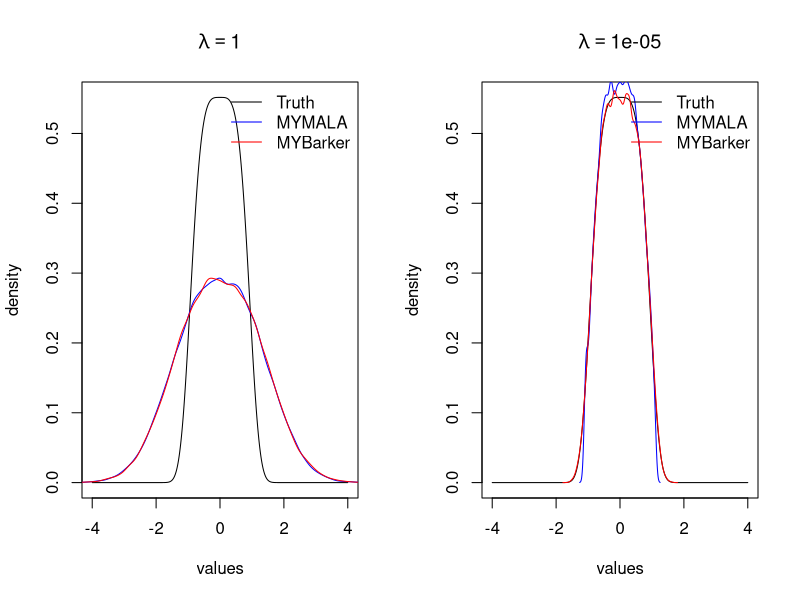
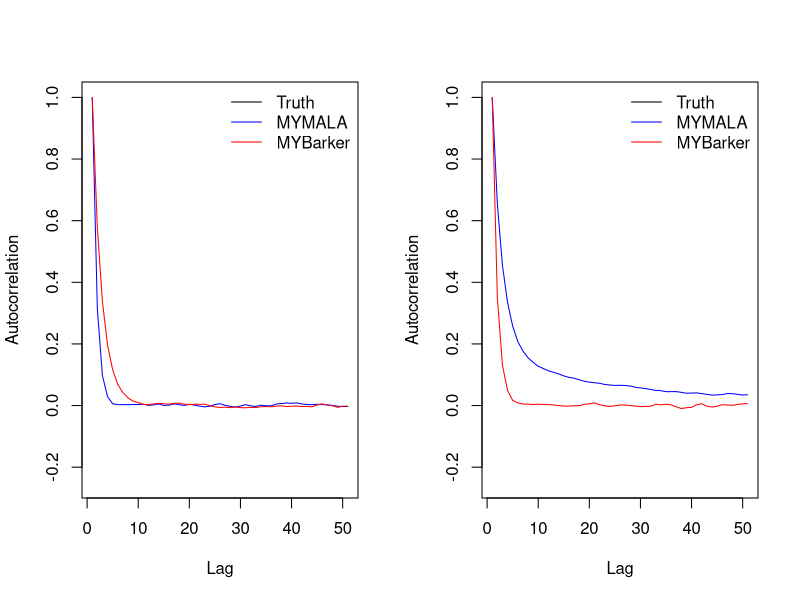
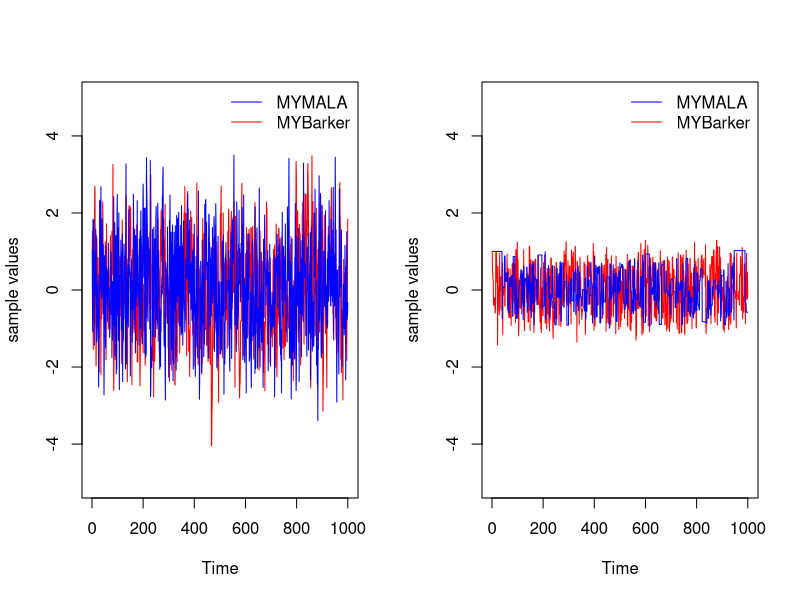
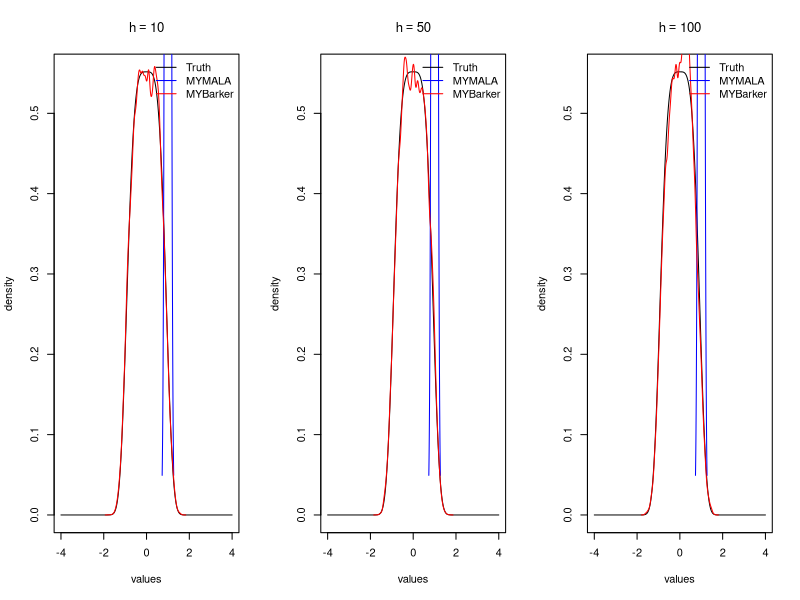
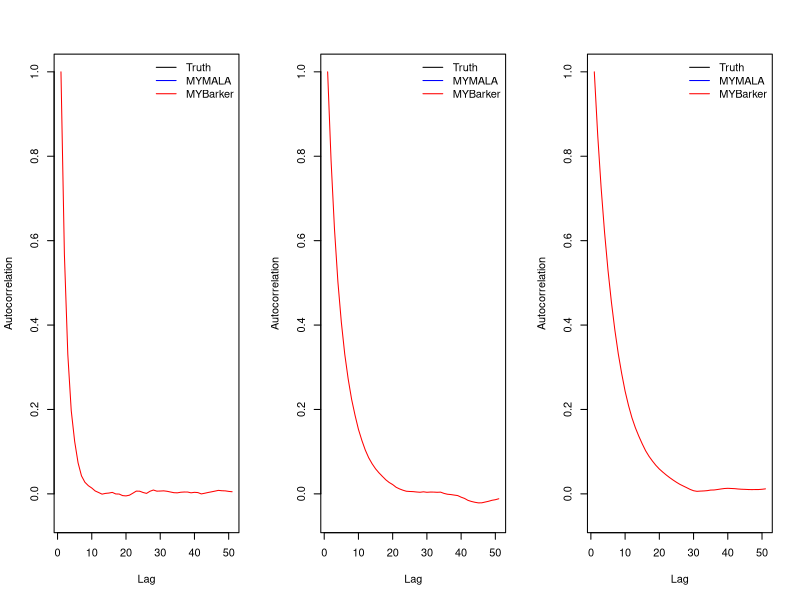
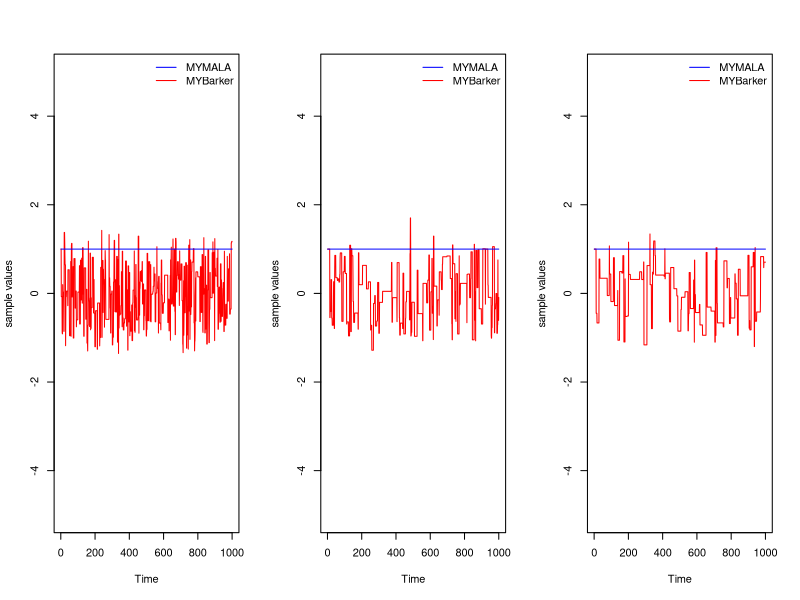

These charts were generated, in order, by the following R code:
## Code for Px-MALA and Px-Barker algorithms with standard Laplace target

# function calculates the inside of the proximal function

prox_arg <- function(x, y, mu)     # x is the current value
{
  z_x <-  y^4 + ((x-y)^2)/2*mu  
  return(z_x)
}

# function calculates the value of the proximal function

prox_func <- function(val, mu)
{
  t <- sqrt(3)*sqrt((mu^3)*(27*mu*(val^2) + 1)) + 9*(mu^2)*val
  numer <- (3^(1/3))*(t^(2/3)) - (3^(2/3))*mu
  denom <- 6*mu*(t^(1/3))
  prox <-  numer / denom   
  return(prox)
}

log_gradpi <- function(val, mu)
{
  gradval <- - (val - prox_func(val, mu)) / mu 
  return(gradval)
}

bark.prop <- function(val, delta, lambda)
{
  y <- rnorm(1, 0, sqrt(delta))
  prob <- 1 / (1 + exp( -y*log_gradpi(val, lambda)))
  ifelse(runif(1) <= prob, prop <- val + y, prop <- val - y)
  return(prop)
}

bark.dens <- function(in_val, propval, delta, lambda)
{
  numer <- 2 * dnorm(propval, in_val, sqrt(delta))
  denom <- 1 + exp( - (propval - in_val) * log_gradpi(in_val, lambda))
  value <- numer / denom
  return(value)
}

mymala <- function(in_val, iter, lambda, delta)
{
  samp.pxm <- numeric(length = iter)
  samp.pxm[1] <- in_val
  accept <- 0
  for (i in 2:iter) 
  {
    propval <- rnorm(1, in_val + (delta / 2)*log_gradpi(in_val, lambda), sqrt(delta))   # proposal step
    targ_val.pr <- - prox_arg(propval, prox_func(propval, lambda), lambda)
    targ_val.in <- - prox_arg(in_val, prox_func(in_val, lambda), lambda)
    mh.ratio <- targ_val.pr + dnorm(in_val, propval + (delta / 2)*log_gradpi(propval, lambda), sqrt(delta), log = TRUE) -
      (targ_val.in + dnorm(propval, in_val + (delta / 2)*log_gradpi(in_val, lambda), sqrt(delta), log = TRUE))
    if(log(runif(1)) <= mh.ratio)
    {
      samp.pxm[i] <- propval
      accept <- accept + 1
    }
    else
    {
      samp.pxm[i] <- in_val
    }
    in_val <- samp.pxm[i]
  }
  acceptance <- accept / iter
  print(paste("Acceptance rate is = ", acceptance))
  return(samp.pxm)
}

mybarker <- function(in_val, iter, lambda, delta)
{
  samp.bark <- numeric(length = iter)
  samp.bark[1] <- in_val
  accept <- 0
  for (i in 2:iter)
  {
    propval <- bark.prop(in_val, delta, lambda)
    targ_val.pr <- - prox_arg(propval, prox_func(propval, lambda), lambda)
    targ_val.in <- - prox_arg(in_val, prox_func(in_val, lambda), lambda)
    mh.ratio <- targ_val.pr + log(bark.dens(propval, in_val, delta, lambda)) - 
            targ_val.in - log(bark.dens(in_val, propval, delta, lambda))
    if(log(runif(1)) <= mh.ratio)
    {
      samp.bark[i] <- propval
      accept <- accept + 1
    }
    else
    {
      samp.bark[i] <- in_val
    }
    in_val <- samp.bark[i]
  }
  acceptance <- accept / iter
  print(paste("Acceptance rate is = ", acceptance))
  return(samp.bark)
}


iter <- 1e5
in_val <- 1
delta <- 2
lambda.vec <- c(1, 0.00001)

#  MYMALA samples 

mala.l1 <- mymala(in_val, iter, lambda.vec[1], delta)
mala.l2 <- mymala(in_val, iter, lambda.vec[2], delta)
mala <- list(mala.l1, mala.l2)

# MYBarker samples

barker.l1 <- mybarker(in_val, iter, lambda.vec[1], delta)
barker.l2 <- mybarker(in_val, iter, lambda.vec[2], delta)
barker <- list(barker.l1, barker.l2)

# Actual density shape
sam <- seq(-4, 4, length = iter)
den <- exp(-(sam^4)) / (2 * gamma(5/4))


# Density plots
pdf("plotexp_del2_MY.pdf", height = 6, width = 12)
par(mfrow = c(1,2))

for (k in 1:2)
{
  plot(sam, den, type = 'l', xlab = "values", ylab = "density",
       main = bquote(lambda == .(lambda.vec[k])), col = "black")
  lines(density(as.numeric(unlist(mala[k]))) ,col = "blue")
  lines(density(as.numeric(unlist(barker[k]))) ,col = "red")
  legend("topright", c("Truth", "MYMALA", "MYBarker"), lty = 1,
         col = c("black", "blue", "red"), cex = 1, bty = "n")
}

# acf plots

par(mfrow = c(1,2))

for (k in 1:2)
{
  acf.mala <- acf(as.numeric(unlist(mala[k])), plot = FALSE)$acf
  acf.barker <- acf(as.numeric(unlist(barker[k])), plot = FALSE)$acf
  plot(1:length(acf.mala), acf.mala, col = "blue", type = 'l',
       xlab = "Lag", ylab = "Autocorrelation", ylim = c(-0.25, 1))
  lines(1:length(acf.mala), acf.barker, col = "red", type = 'l')
  legend("topright", c("Truth", "MYMALA", "MYBarker"), lty = 1,
         col = c("black", "blue", "red"), cex = 1, bty = "n")
}

# Trace plots

par(mfrow = c(1,2))

for (k in 1:2)
{
  plot.ts(as.numeric(unlist(barker[k])[1:1e3]), col = "red", ylab = "sample values",
          ylim = c(-5, 5))
  lines(as.numeric(unlist(mala[k])[1:1e3]), col = "blue")
  legend("topright", c("MYMALA", "MYBarker"), lty =1,
         col = c("blue", "red"), cex = 1, bty = "n")
}
dev.off()



delta.vec <- c(10, 50, 100)

mala.del1 <- mymala(in_val, iter, lambda.vec[2], delta.vec[1])
mala.del2 <- mymala(in_val, iter, lambda.vec[2], delta.vec[2])
mala.del3 <- mymala(in_val, iter, lambda.vec[2], delta.vec[3])
mala.del <- list(mala.del1, mala.del2, mala.del3)

barker.del1 <- mybarker(in_val, iter, lambda.vec[2], delta.vec[1])
barker.del2 <- mybarker(in_val, iter, lambda.vec[2], delta.vec[2])
barker.del3 <- mybarker(in_val, iter, lambda.vec[2], delta.vec[3])
barker.del <- list(barker.del1, barker.del2, barker.del3)

pdf("plotexp_lam_MY.pdf", height = 6, width = 15)

# Density plots for varying delta

par(mfrow = c(1,3))

for (k in 1:3)
{
  plot(sam, den, type = 'l', xlab = "values", ylab = "density",
       main = bquote(h == .(delta.vec[k])), col = "black")
  lines(density(as.numeric(unlist(mala.del[k]))) ,col = "blue")
  lines(density(as.numeric(unlist(barker.del[k]))) ,col = "red")
  legend("topright", c("Truth", "MYMALA", "MYBarker"), lty = 1,
         col = c("black", "blue", "red"), cex = 1, bty = "n")
}

# acf plots

par(mfrow = c(1,3))

for (k in 1:3)
{
  acf.mala <- acf(as.numeric(unlist(mala.del[k])), plot = FALSE)$acf
  acf.barker <- acf(as.numeric(unlist(barker.del[k])), plot = FALSE)$acf
  plot(1:length(acf.mala), acf.mala, col = "blue", type = 'l',
       xlab = "Lag", ylab = "Autocorrelation", ylim = c(- .05, 1))
  lines(1:length(acf.mala), acf.barker, col = "red", type = 'l')
  legend("topright", c("Truth", "MYMALA", "MYBarker"), lty = 1,
         col = c("black", "blue", "red"), cex = 1, bty = "n")
}

# Trace plots for varying delta

par(mfrow = c(1,3))

for (k in 1:3)
{
  plot.ts(as.numeric(unlist(barker.del[k])[1:1e3]), col = "red", ylab = "sample values",
          ylim = c(-5, 5))
  lines(as.numeric(unlist(mala.del[k])[1:1e3]), col = "blue")
  legend("topright", c("MYMALA", "MYBarker"), lty = 1,
         col = c("blue", "red"), cex = 1, bty = "n")
}
dev.off()
